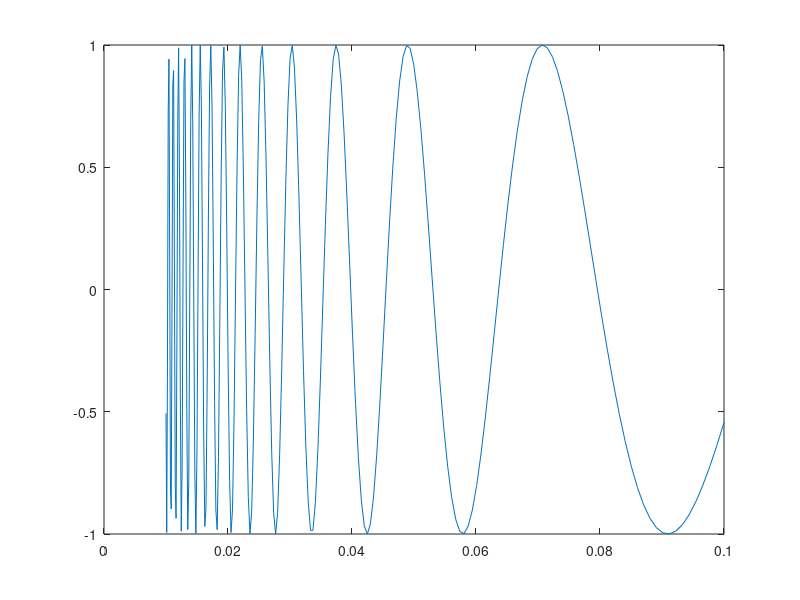

Recreate this plot in MATLAB.
x = 0.01:.001:0.1;

% employ a more elegant solution, 
% which discretizes using logarithimic properties
y = linspace(.01, .1, 100);

z = 10.^linspace(-2, -1, 200);
plot(z, sin(1./z))